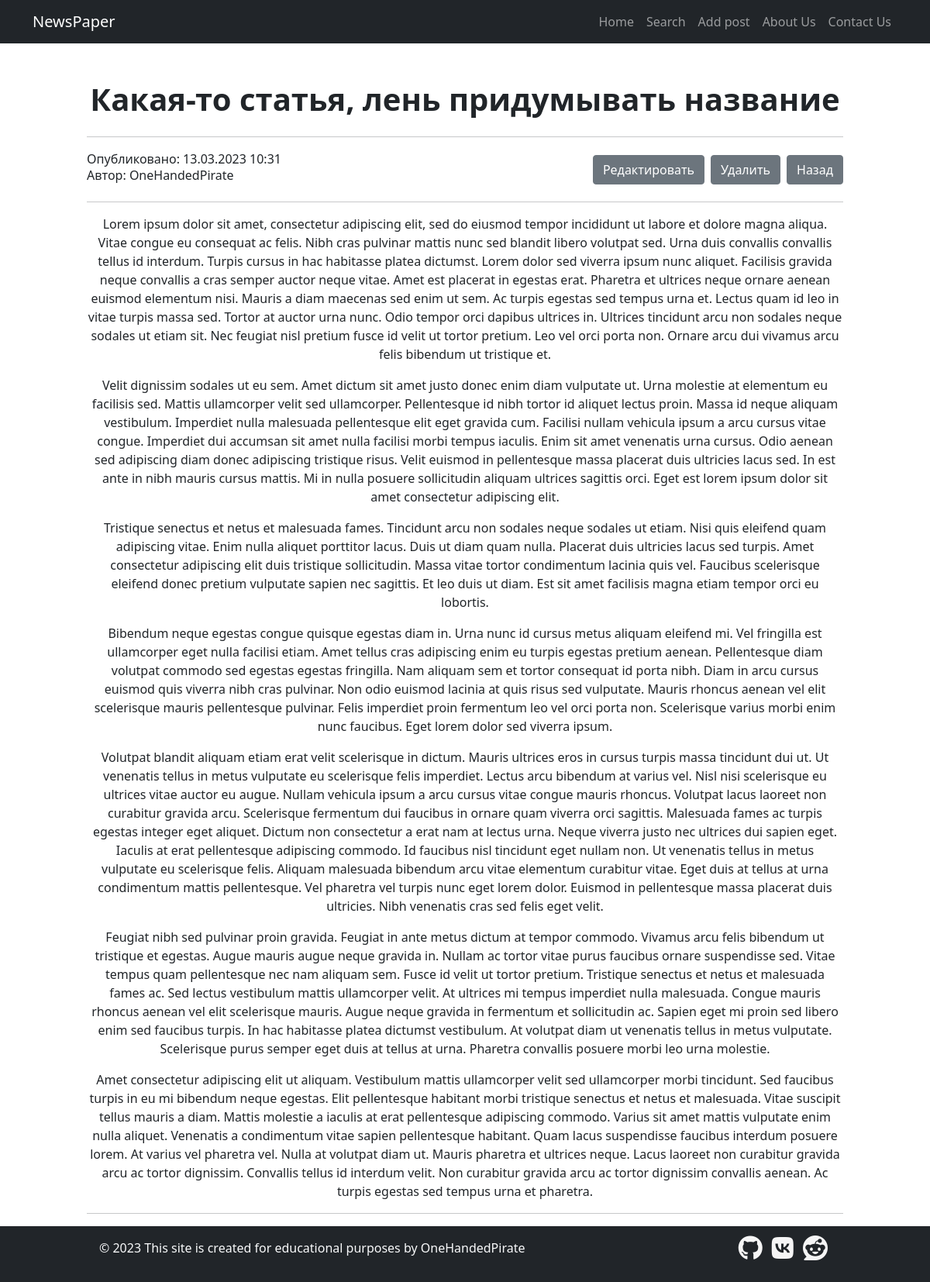
Page /news/23 on the committed database.
### news/models.py (models this page shows, shortened)
class Attitude:
    '''Миксин-класс для моделей с полем rating'''

class Post(models.Model, Attitude):
    author = models.ForeignKey(Author, on_delete=models.CASCADE)
    type = models.CharField(max_length=1,
                            choices=[('N', 'Новость'), ('A', 'Статья')],
                            default='A')
    publish_time = models.DateTimeField(auto_now_add=True)
    category = models.ManyToManyField(Category, through='PostCategory')
    title = models.CharField(max_length=150)
    text = models.TextField()
    rating = models.IntegerField(default=0)

class Author(models.Model):
    author_user = models.ForeignKey(User, on_delete=models.CASCADE)
    rating = models.IntegerField(default=0)
    def __str__(self):
        return self.author_user.get_username()

### news/views.py (the view)
# urls.py: path('<int:pk>', PostView.as_view(), name='post'),
class PostView(DetailView):
    model = Post
    template_name = 'news/post.html'
    context_object_name = 'post'
    extra_context = {'menu': menu}

### news/templatetags/news/custom_filters.py (called while the page is built)
@register.filter(name='censor')
def censor(value):
    banned_words = ['пьер', 'японии', 'париж', 'текст', 'олимпийск']
    original_text = value.split()
    bad_words = []
    for indx, word in enumerate(value.lower().split()):
        for bad_word in banned_words:
            if bad_word in word:
                bad_words.append(indx)
    for bad_word in bad_words:
        original_text[bad_word] = '*нехорошее слово*'
    return ' '.join(original_text)

### news/templates/news/post.html (shortened to what this page needs)
{% extends 'news/default.html' %}
{% load news.custom_filters %}
{% block content %}
    <h1 class="fw-bold mb-4">{{ post.title | censor }}</h1>
    <hr>
    <div class="row">
        <div class="col-4 text-start">
            <span>Опубликовано: {{ post.publish_time | date:'d.m.Y f' }}</span>
            <h6>Автор: {{ post.author }}</h6>
        </div>
        <div class="d-flex col-8 text-end justify-content-end align-items-center">
            <div>
                <a class="btn btn-secondary" href="{% url 'post_update' post.pk %}">Редактировать</a>
            </div>
            <div>
                <button type="button" class="btn btn-secondary mx-2" data-bs-toggle="modal" data-bs-target="#deleteModal{{ post.pk }}">Удалить</button>
            </div>
            <div>
                <a class="btn btn-secondary" href="{% if request.META.HTTP_REFERER %}{{ request.META.HTTP_REFERER }}{% else %}{% url 'home' %}{% endif %}">Назад</a>
            </div>
        </div>
    </div>
    <hr>
    <p class>{{ post.text | linebreaks }}</p>
    <hr>
{% endblock %}

### rows in the picture
Post: title|censor "Какая-то статья, лень придумывать название", publish_time "13.03.2023 10:31", author "OneHandedPirate", text "Lorem ipsum dolor sit amet, consectetur adipiscing elit, sed do eiusmod tempor incididunt ut labore et dolore magna aliqua. Vitae congue eu consequat ac felis. Nibh cras pulvinar mattis nunc sed blandit libero volutpat sed. Urna duis convallis convallis tellus id interdum. Turpis cursus in hac habitasse platea dictumst. Lorem dolor sed viverra ipsum nunc aliquet. Facilisis gravida neque convallis a cras semper auctor neque vitae. Amet est placerat in egestas erat. Pharetra et ultrices neque ornare aenean euismod elementum nisi. Mauris a diam maecenas sed enim ut sem. Ac turpis egestas sed tempus urna et. Lectus quam id leo in vitae turpis massa sed. Tortor at auctor urna nunc. Odio tempor…"

### other values in the picture
{{ item.title }} "Home" "Search" "Add post"
{{ item.title }} "About Us" "Contact Us"
